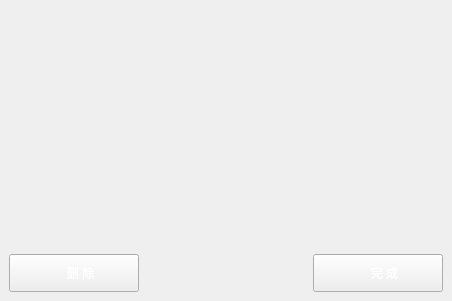
<?xml version="1.0" encoding="UTF-8"?>
<ui version="4.0">
 <class>SnapShotShowWidget</class>
 <widget class="QWidget" name="SnapShotShowWidget">
  <property name="geometry">
   <rect>
    <x>0</x>
    <y>0</y>
    <width>452</width>
    <height>301</height>
   </rect>
  </property>
  <property name="windowTitle">
   <string>Form</string>
  </property>
  <property name="styleSheet">
   <string notr="true">QPushButton#deleteBtn
{
	border-image: url(:/resource/btn-删除-normal.png);
    color:#ffffff;
    font: 22px &quot;阿里巴巴普惠体 2.0 55 Regular&quot;;   
}
QPushButton#deleteBtn::pressed
{
	border-image: url(:/resource/btn-删除-pressed.png);
}
QPushButton#deleteBtn::hovor
{
	border-image: url(:/resource/btn-删除-hover.png);
}
QPushButton#doneBtn
{
    color:#ffffff;
    font: 22px &quot;阿里巴巴普惠体 2.0 55 Regular&quot;;   
	border-image: url(:/resource/btn-保存-normal.png);
}
QPushButton#doneBtn::pressed
{
	border-image: url(:/resource/btn-保存-pressed.png);
}
QPushButton#doneBtn::hovor
{
	border-image: url(:/resource/btn-保存-hover.png);
}</string>
  </property>
  <layout class="QVBoxLayout" name="verticalLayout" stretch="1,0">
   <property name="leftMargin">
    <number>9</number>
   </property>
   <property name="topMargin">
    <number>9</number>
   </property>
   <property name="rightMargin">
    <number>9</number>
   </property>
   <property name="bottomMargin">
    <number>9</number>
   </property>
   <item>
    <widget class="QLabel" name="label_img">
     <property name="text">
      <string/>
     </property>
    </widget>
   </item>
   <item>
    <layout class="QHBoxLayout" name="horizontalLayout">
     <property name="spacing">
      <number>0</number>
     </property>
     <item>
      <widget class="QPushButton" name="deleteBtn">
       <property name="sizePolicy">
        <sizepolicy hsizetype="Fixed" vsizetype="Fixed">
         <horstretch>0</horstretch>
         <verstretch>0</verstretch>
        </sizepolicy>
       </property>
       <property name="minimumSize">
        <size>
         <width>130</width>
         <height>38</height>
        </size>
       </property>
       <property name="maximumSize">
        <size>
         <width>130</width>
         <height>38</height>
        </size>
       </property>
       <property name="layoutDirection">
        <enum>Qt::LeftToRight</enum>
       </property>
       <property name="text">
        <string>      删 除  </string>
       </property>
      </widget>
     </item>
     <item>
      <spacer name="horizontalSpacer">
       <property name="orientation">
        <enum>Qt::Horizontal</enum>
       </property>
       <property name="sizeHint" stdset="0">
        <size>
         <width>40</width>
         <height>20</height>
        </size>
       </property>
      </spacer>
     </item>
     <item>
      <widget class="QPushButton" name="doneBtn">
       <property name="sizePolicy">
        <sizepolicy hsizetype="Fixed" vsizetype="Fixed">
         <horstretch>0</horstretch>
         <verstretch>0</verstretch>
        </sizepolicy>
       </property>
       <property name="minimumSize">
        <size>
         <width>130</width>
         <height>38</height>
        </size>
       </property>
       <property name="maximumSize">
        <size>
         <width>130</width>
         <height>38</height>
        </size>
       </property>
       <property name="text">
        <string>      完 成  </string>
       </property>
      </widget>
     </item>
    </layout>
   </item>
  </layout>
 </widget>
 <resources/>
 <connections/>
</ui>
